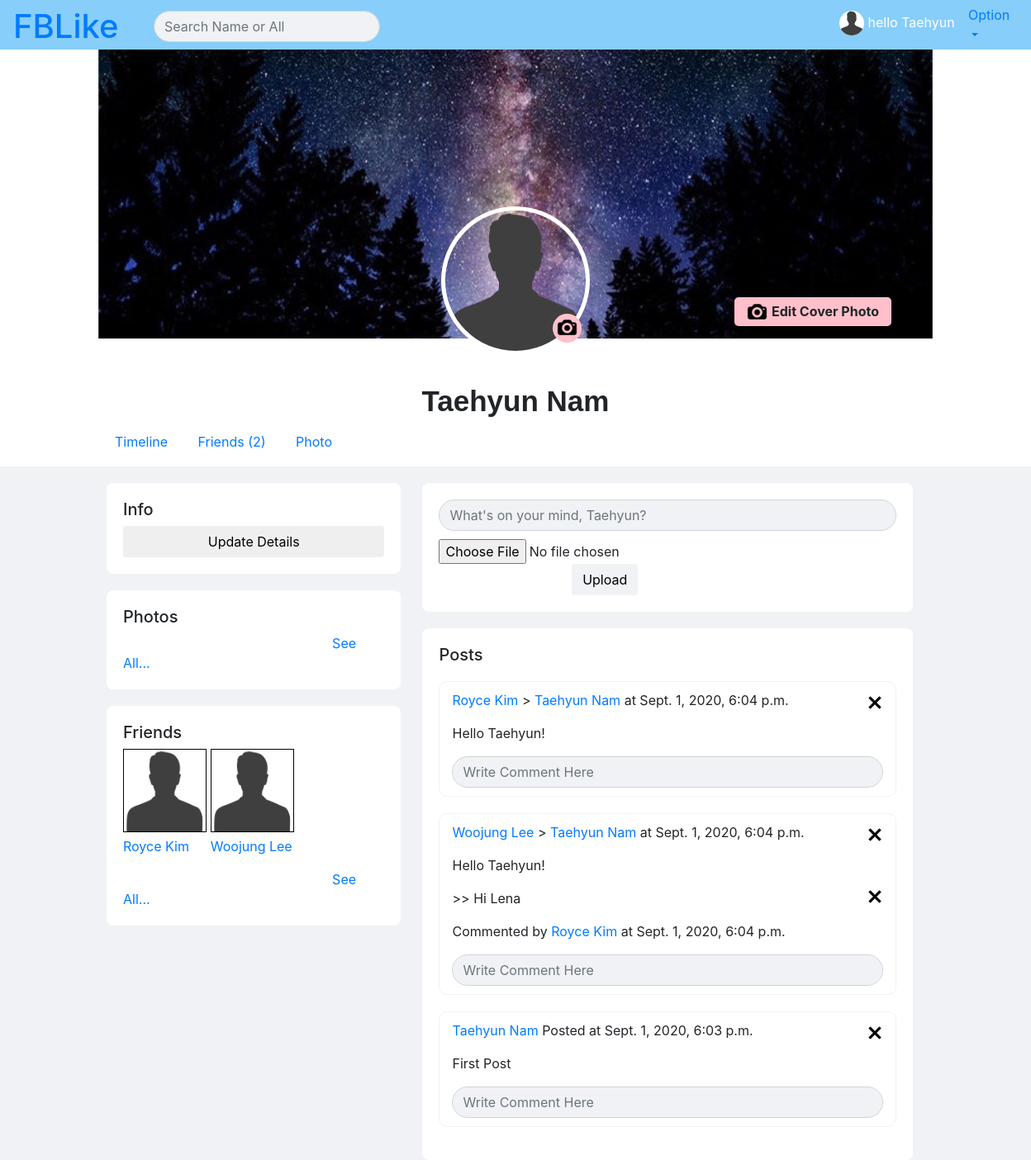
/user/1 (signed in), run on the app's committed database.
### fbApp/models.py (models this page shows, shortened)
class User(models.Model):
    firstName = models.CharField(max_length=255)
    lastName = models.CharField(max_length=255)
    email = models.CharField(max_length=255)
    password = models.CharField(max_length=255)
    hometown = models.CharField(max_length=255, default = None, blank=True, null=True)
    work = models.CharField(max_length=255, default = None, blank=True, null=True)
    home = models.CharField(max_length=255, default = None, blank=True, null=True)
    cover = models.ImageField(upload_to="", default='/coverdefault.jpg', blank=True, null=True)
    pic = models.ImageField(upload_to="", default='/Default.png', blank=True, null=True)
    relationships = models.ManyToManyField('User', through='Friend', symmetrical=False, related_name='friends')
    created_at = models.DateTimeField(auto_now_add=True)
    updated_at = models.DateTimeField(auto_now=True)
    objects = UserManager()

class Friend(models.Model):
    creater = models.ForeignKey(User, related_name="friend", on_delete=models.CASCADE)
    flist = models.ForeignKey(User, related_name="friendlist", on_delete=models.CASCADE)
    created_at = models.DateTimeField(auto_now_add=True)

class Post(models.Model):
    content = models.TextField(max_length=255)
    image = models.FileField(upload_to="", default=None, blank=True, null=True)
    p_creater = models.ForeignKey(User, related_name="posts", on_delete=models.CASCADE)
    p_to = models.ForeignKey(User, related_name="post_by", on_delete=models.CASCADE)
    created_at = models.DateTimeField(auto_now_add=True)
    updated_at = models.DateTimeField(auto_now=True)
    def __str__(self):
        return self.content

class Comment(models.Model):
    content = models.TextField(max_length=255)
    c_creater = models.ForeignKey(User, related_name="comments", on_delete=models.CASCADE)
    c_message = models.ForeignKey(Post, related_name="comments", on_delete=models.CASCADE)
    created_at = models.DateTimeField(auto_now_add=True)
    updated_at = models.DateTimeField(auto_now=True)

### fbApp/views.py (the view)
# urls.py: path('user/<userid>',views.timeline),
def timeline(request, userid):
    if 'loginid' not in request.session:
        return render(request, "main.html")
    else:
        userinSession = User.objects.get(id = request.session['loginid'])
        getuser = User.objects.get(id = userid)
        getfriends = Friend.objects.exclude(id = userid).filter(creater = getuser)
        myfriends = Friend.objects.filter(creater = userinSession).values_list('flist', flat=True)
        getposts = Post.objects.filter(p_to = getuser).order_by('-created_at')
        getcomment = Comment.objects.all()
        paginator = Paginator(getfriends, 9)
        page = request.GET.get('page')
        friendspaginator = paginator.get_page(page)
        paginator = Paginator(getposts, 9)
        page = request.GET.get('page')
        photospaginator = paginator.get_page(page)
        print(getposts)
        context = {
                'loggedinuser' : userinSession,
                'user': getuser,
                'friends': getfriends,
                'myfriends': myfriends,
                'posts' : getposts,
                'comments' : getcomment,
                'friendpage' : friendspaginator,
                'phtopage' : photospaginator
        }
    return render(request, 'timeline.html', context)

### fbApp/templates/timeline.html (shortened to what this page needs)
<!DOCTYPE html>
<html lang="en">
<head>
    <link rel="stylesheet" href="https://maxcdn.bootstrapcdn.com/bootstrap/4.0.0-alpha.6/css/bootstrap.min.css">
</head>
<body>
    {% include 'user.html' %}
    {% block content %}
    <div class="container">
        <div class="content" style="padding-left:90px; margin-top: 20px;" >
            <div class="content_left" style="width: 33%; display: inline-block; margin-right: 2%;" >
                <div class="content_info" style="margin-bottom: 20px; padding-bottom: 10px;">
                    <h5>Info</h5>
                    {% if loggedinuser.id == user.id %}
                    <button class="btn" style="cursor: pointer; width: 100%; margin-bottom: 10px;" data-toggle="modal" data-target="#updateinfo">Update Details</button>
                    {% endif %}
                </div>
                <div class="content_photo" style="margin-bottom: 20px;">
                    <h5>Photos</h5>
                    <a href="/user/{{user.id}}/photos" style="padding-left: 80%;">See All...</a>
                </div>
                <div class="content_friend"  style="margin-bottom: 40px;">
                    <h5>Friends</h5>
                    {% for f in friendpage %}
                    <a href="/user/{{f.flist.id}}">
                    <div style="display: inline-block; vertical-align: top; width:32%;">
                        <img src="{{f.flist.pic.url}}" height="101.24px" width="100%" style="border: black 1px solid; margin-bottom: 5px;">
                        <p>{{f.flist.firstName}} {{f.flist.lastName}}</p>
                    </div>
                    </a>
                    {% endfor %}
                    <a href="/user/{{user.id}}/friends" style="padding-left: 80%;">See All...</a>
                </div>
            </div>
            <div class="content_right" style="width: 55%; display: inline-block; vertical-align: top;" >
                {% if loggedinuser.id == user.id %}
                <div class="content_posting" style="margin-bottom: 20px;">
                    <form action="/post" method="post" enctype="multipart/form-data">
                        <input type="text" class="form-control" name="content" id="content" placeholder="What's on your mind, {{user.firstName}}?" style="border-radius: 80px; width: 100%; background-color: #f0f2f5;">
                        <input type="file" name="image" id="image" style="margin-top: 10px;">
                        <button type="submit" class="btn" style="margin-left: 29%; background-color: #f0f2f5;">Upload</button>
                    </form>
                </div>
                {% endif %}
                <div class="content_post">
                    <h5>Posts</h5>
                    {% for p in posts %}
                    <div style="border: #f0f2f5 1px solid; padding: 10px 15px; border-radius: 10px; margin: 20px 0px;">
                        {% if p.p_creater == p.p_to %}
                        <p><a href="/user/{{p.p_creater.id}}">{{p.p_creater.firstName}} {{p.p_creater.lastName}}</a> Posted at {{p.created_at}}</p>
                        {% else %}
                        <p><a href="/user/{{p.p_creater.id}}">{{p.p_creater.firstName}} {{p.p_creater.lastName}}</a> > <a href="/user/{{p.p_to.id}}">{{p.p_to.firstName}} {{p.p_to.lastName}}</a> at {{p.created_at}}</p>
                        {% endif %}
                        {% if p.p_creater == loggedinuser or p.p_to == loggedinuser %}
                        <form action="/deletepost" method="post">
                            <input type="image" alt="Submit" src="/media/close.png" style="display: inline; float: right; margin-top: -35px; width:20px">
                        </form>
                        {% endif %}
                        <p style="display: inline-block;">{{p.content}}</p>
                        <div>
                            {% for c in comments%}
                                {% if c.c_message == p %}
                                <p>>> {{c.content}}</p>
                                {% if p.p_creater == loggedinuser or p.p_to == loggedinuser or c.c_creater == loggedinuser %}
                                <form action="/deletecomment" method="post">
                                    <input type="image" alt="Submit" src="/media/close.png" style="display: inline; float: right; margin-top: -40px; width:20px">
                                </form>
                                {% endif %}
                                <p>Commented by <a href="/user/{{c.c_creater.id}}">{{c.c_creater.firstName}} {{c.c_creater.lastName}}</a> at {{c.created_at}}</p>
                                {% endif %}
                            {% endfor %}
                            <form action="/reply" method="post" enctype="multipart/form-data">
                                <input type="text" class="form-control" name="content" id="content" placeholder="Write Comment Here" style="border-radius: 80px; width: 100%; background-color: #f0f2f5;">
                            </form>
                        </div>
                    </div>
                    {% endfor %}
                </div>
            </div>
        </div>
    </div>
    {% endblock %}
</body>
</html>

### fbApp/templates/user.html (shortened to what this page needs)
<!DOCTYPE html>
<html lang="en">
<head>
    <link rel="stylesheet" href="https://maxcdn.bootstrapcdn.com/bootstrap/4.0.0-alpha.6/css/bootstrap.min.css">
</head>
<body style="background-color: #f0f2f5;">
    {% extends 'navbar.html' %}
    {% block content %}
    <div class="container">
        <div class="head" style="background-color: white; margin: 0px -46px;">
            <div>
                <img class="coverphoto" src={{user.cover.url}} data-toggle="modal" data-target="#coverimgmodal" style="cursor:pointer">
                {% if loggedinuser == user %}
                <div class="coverphotoedit" data-toggle="modal" data-target="#coverphotomodal" style="cursor:pointer">
                    <img class="userphotoedit_photo" src="/media/camera.png"><p class="coverphotoedit_word">Edit Cover Photo</p>
                </div>
                {% endif %}
                <img class="userphoto" src={{user.pic.url}} data-toggle="modal" data-target="#userimgmodal" style="cursor:pointer">
                {% if loggedinuser == user %}
                <div class="userphotoedit" data-toggle="modal" data-target="#userphotomodal" style="cursor:pointer">
                    <img class="userphotoedit_photo" src="/media/camera.png">
                </div>
                {% endif %}
            </div>
            <div style="margin-top: 50px;">
                <h1 style="font-size: 35px; text-align: center; font-family: arial; font-weight: bold;">{{user.firstName}} {{user.lastName}}</h1>
            </div>
            <div style="padding-left:130px; padding-bottom: 10px;">
                <div style="display: inline-block;">
                    <a class="nav-link" href="/user/{{user.id}}">Timeline</a>
                </div>
                <div style="display: inline-block;">
                    <a class="nav-link" href="/user/{{user.id}}/friends">Friends ({{friends.count}})</a>
                </div>
                <div style="display: inline-block;">
                    <a class="nav-link" href="/user/{{user.id}}/photos">Photo</a>
                </div>
            </div>
        </div>
    </div>
    {% endblock %}

### fbApp/templates/navbar.html (shortened to what this page needs)
<!DOCTYPE html>
<html lang="en">
<head>
    <link rel="stylesheet" href="https://maxcdn.bootstrapcdn.com/bootstrap/4.0.0-alpha.6/css/bootstrap.min.css">
    {% load static %}
    <link rel="stylesheet" href="{% static 'navbar.css' %}">
</head>
<body>
    <nav class="navbar" style="background-color:lightskyblue; height: 60px;" >
        <a href="/home"><h1>FBLike</h1></a>
        <div style="position: absolute; margin-left: 170px; margin-top: 4px;">
            <form action='/search' method="post">
                <input type="text" class="form-control" name="searchtext" placeholder="Search Name or All" style="border-radius: 80px; width: 100%; background-color: #f0f2f5;">
            </form>
        </div>
        <a href="/user/{{loggedinuser.id}}" style="position: absolute; margin-left: 1000px; margin-top: 8px;">
            <img class="userpic" src={{loggedinuser.pic.url}} style="width: 30px; height: 30px;">
            <p class="username" style="color: white;">hello {{loggedinuser.firstName}}</p>
        </a>
        <div style="position: absolute; margin-left: 1140px;">
            <a class="nav-link dropdown-toggle" href="#" id="navbarDropdownMenuLink" data-toggle="dropdown" aria-haspopup="true" aria-expanded="false">Option</a>
        </div>
      </nav>
    {% block content %}
    {% endblock %}
</body>
</html>

### fbApp/static/navbar.css (style rules this page uses)
.container { min-width: 1200px; }
.userpic { border-radius: 50%; background-color: white; display: inline-block; }
.username { display: inline-block; }
.coverphoto { width: 100%; padding-left: 10%; padding-right: 10%; height: 350px; object-fit: cover; border-bottom-left-radius: 20px; border-bottom-right-radius: 20px; }
.coverphotoedit { margin-left: 71%; margin-top: -50px; padding-top: 1px; padding-left: 10px; position: relative; background-color: pink; width: 190px; height: 35px; border-radius: 5px; }
.coverphotoedit_word { text-align: center; margin-left: 20px; font-weight: bold; margin-top: -25px; }
.userphoto { width: 180px; height: 180px; border-radius: 50%; border: white 5px solid; margin-left: calc(50% - 90px); margin-top: -145px; }
.userphotoedit { position: relative; background-color: pink; width: 35px; height: 35px; border-radius: 50%; margin-left: calc(54% - 5px); margin-top: -50px; z-index: 2; cursor: pointer; }
.userphotoedit_photo { margin-left: 5px; margin-top: 4px; width: 25px; }
.content_info, .content_photo, .content_friend, .content_posting, .content_post { background-color: white; border-radius: 8px; padding: 20px; }

### data on the page
User: pic (placeholder picture), firstName "Taehyun", cover (placeholder picture), lastName "Nam", content "What's on your mind, Taehyun?"
Friend: flist.pic (placeholder picture), flist.firstName "Royce", flist.lastName "Kim"
Friend: flist.pic (placeholder picture), flist.firstName "Woojung", flist.lastName "Lee"
Post: p_creater.firstName "Royce", p_creater.lastName "Kim", p_to.firstName "Taehyun", p_to.lastName "Nam", created_at "Sept. 1, 2020, 6:04 p.m.", content "Hello Taehyun!"
Post: p_creater.firstName "Woojung", p_creater.lastName "Lee", p_to.firstName "Taehyun", p_to.lastName "Nam", created_at "Sept. 1, 2020, 6:04 p.m.", content "Hello Taehyun!"
Comment: content "Hi Lena", c_creater.firstName "Royce", c_creater.lastName "Kim", created_at "Sept. 1, 2020, 6:04 p.m."
Post: p_creater.firstName "Taehyun", p_creater.lastName "Nam", created_at "Sept. 1, 2020, 6:03 p.m.", content "First Post"

### other printed values
{{ friends.count }} "2"
